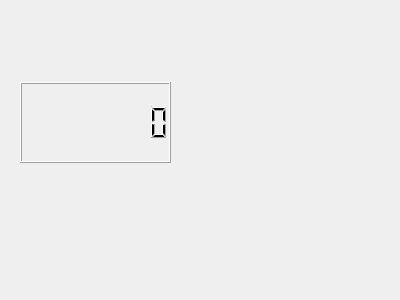
<?xml version="1.0" encoding="UTF-8"?>
<ui version="4.0">
 <class>Widget</class>
 <widget class="QWidget" name="Widget">
  <property name="geometry">
   <rect>
    <x>0</x>
    <y>0</y>
    <width>400</width>
    <height>300</height>
   </rect>
  </property>
  <property name="windowTitle">
   <string>Widget</string>
  </property>
  <widget class="QLCDNumber" name="lcdNumber">
   <property name="geometry">
    <rect>
     <x>20</x>
     <y>82</y>
     <width>151</width>
     <height>81</height>
    </rect>
   </property>
   <property name="digitCount">
    <number>8</number>
   </property>
  </widget>
 </widget>
 <layoutdefault spacing="6" margin="11"/>
 <resources/>
 <connections/>
</ui>
